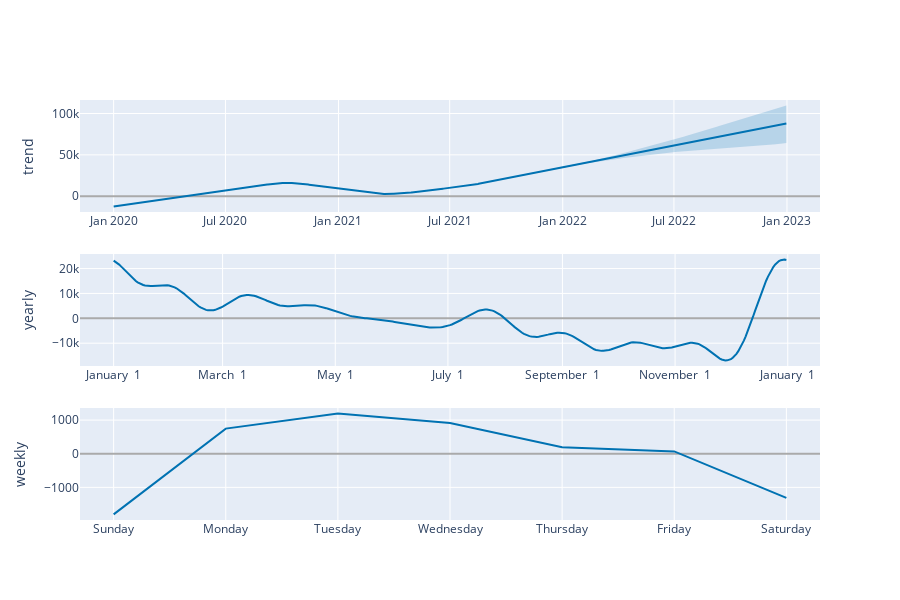

This figure's notebook cell:
### Code cell
plot_components_plotly(m, forecast)

### Figure 1 — Plotly figure (JSON) as saved in the notebook; plotly's stock layout.template omitted (floating-point values rounded to 4 significant figures; data arrays with more than 128 entries replaced by an {"elided": "..."} marker saying what was removed)
{"data": [{"line": {"color": "#0072B2", "width": 2}, "mode": "lines", "name": "trend", "type": "scatter", "x": {"elided": "1096 str values"}, "xaxis": "x", "y": {"elided": "1096 float values"}, "yaxis": "y"}, {"line": {"color": "rgba(0, 114, 178, 0.2)", "width": 0}, "mode": "lines", "name": "trend_upper", "type": "scatter", "x": {"elided": "1096 str values"}, "xaxis": "x", "y": {"elided": "1096 float values"}, "yaxis": "y"}, {"fill": "tonexty", "fillcolor": "rgba(0, 114, 178, 0.2)", "line": {"color": "rgba(0, 114, 178, 0.2)", "width": 0}, "mode": "lines", "name": "trend_lower", "type": "scatter", "x": {"elided": "1096 str values"}, "xaxis": "x", "y": {"elided": "1096 float values"}, "yaxis": "y"}, {"line": {"color": "#0072B2", "width": 2}, "mode": "lines", "name": "yearly", "type": "scatter", "x": {"elided": "365 str values"}, "xaxis": "x2", "y": {"elided": "365 float values"}, "yaxis": "y2"}, {"line": {"color": "#0072B2", "width": 2}, "mode": "lines", "name": "weekly", "type": "scatter", "x": ["2017-01-01T00:00:00", "2017-01-02T00:00:00", "2017-01-03T00:00:00", "2017-01-04T00:00:00", "2017-01-05T00:00:00", "2017-01-06T00:00:00", "2017-01-07T00:00:00"], "xaxis": "x3", "y": [-1804.0, 747.2, 1193.0, 916.1, 190.8, 69.2, -1313.0], "yaxis": "y3"}], "layout": {"height": 600, "showlegend": false, "width": 900, "xaxis": {"anchor": "y", "domain": [0, 1], "range": ["2019-11-07T06:00:00", "2023-02-23T18:00:00"], "type": "date"}, "xaxis2": {"anchor": "y2", "domain": [0, 1], "range": ["2016-12-13T18:54:02.958904115", "2018-01-18T11:04:57.863013581"], "tickformat": "%B %e", "type": "date"}, "xaxis3": {"anchor": "y3", "domain": [0, 1], "range": ["2016-12-31T16:48:00", "2017-01-07T07:12:00"], "tickformat": "%A", "type": "date"}, "yaxis": {"anchor": "x", "domain": [0.7333, 1], "rangemode": "normal", "title": {"text": "trend"}, "zerolinecolor": "#AAA"}, "yaxis2": {"anchor": "x2", "domain": [0.3667, 0.6333], "title": {"text": "yearly"}, "zerolinecolor": "#AAA"}, "yaxis3": {"anchor": "x3", "domain": [0, 0.2667], "title": {"text": "weekly"}, "zerolinecolor": "#AAA"}}}
